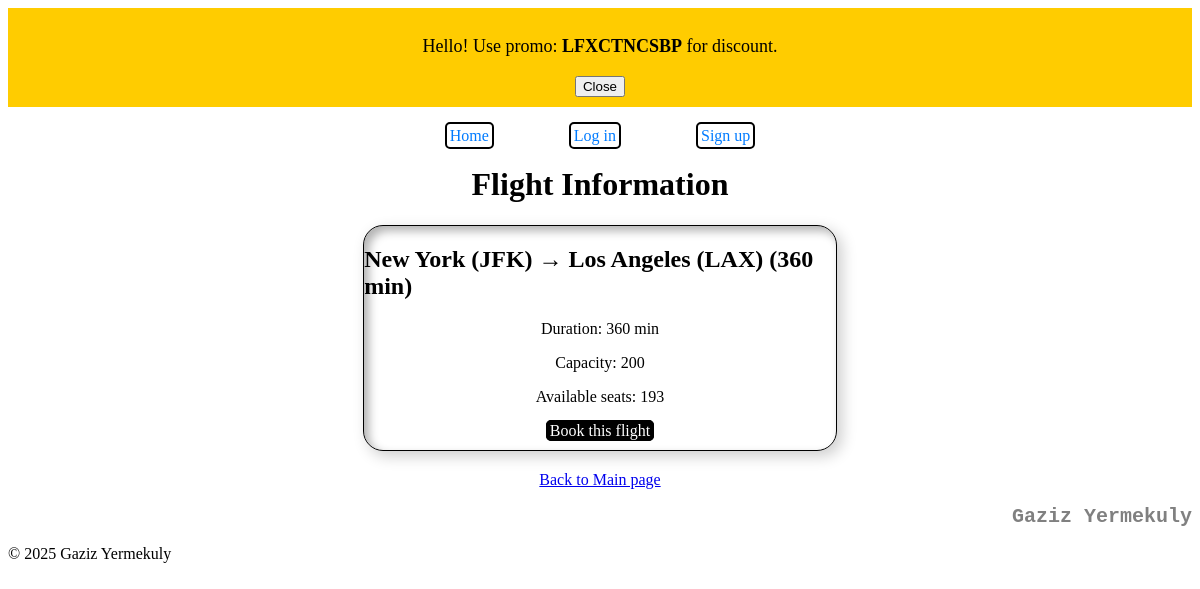
Screenshot of /flights/1/ with the database file from the repository.
### flights/models.py (models this page shows)
class Flight(models.Model):
    origin = models.ForeignKey(Airport, on_delete=models.CASCADE, related_name="departures")
    destination = models.ForeignKey(Airport, on_delete=models.CASCADE, related_name="arrivals")
    duration = models.IntegerField()
    capacity = models.IntegerField()
    def available_seats(self):
        return self.capacity - self.bookings.count()
    def __str__(self):
        return f"{self.origin} → {self.destination} ({self.duration} min)"

class Airport(models.Model):
    code = models.CharField(max_length=3, unique=True)
    city = models.CharField(max_length=64)
    def __str__(self):
        return f"{self.city} ({self.code})"

### flights/views.py (the view)
# urls.py: path("flights/<int:flight_id>/", views.flight_detail, name="flight_detail"),
def flight_detail(request, flight_id):
    flight = get_object_or_404(Flight, id=flight_id)
    return render(request, "flights/flight_detail.html", {"flight": flight})

### flights/templates/flights/flight_detail.html (shortened to what this page needs)
{% extends 'flights/base.html' %}
{% block content %}
<h1 class="flight-info">Flight Information</h1>
<div class="flight-list">
    <h2>{{ flight }}</h2>
<p>Duration: {{ flight.duration }} min</p>
<p>Capacity: {{ flight.capacity }}</p>
<p>Available seats: {{ flight.available_seats }}</p>
<a href="{% url 'book_flight' flight.id %}">Book this flight</a>
</div>
<p class="back-to-menu">
    <a href="{% url 'index' %}">Back to Main page</a>
</p>
<footer style="text-align: right;">
    <h2 style="font-family: 'Courier New', Courier, monospace;font-size: 20px;color: gray;">Gaziz Yermekuly</h2>
</footer>
{% endblock %}

### flights/templates/flights/flight_detail.html (style rules this page uses)
.flight-list { justify-content: center; align-items: center; justify-items: center; border: 1px solid black; margin: 20px 30% 20px 30%; border-radius: 20px; box-shadow: inset 5px 5px 10px rgba(0, 0, 0, 0.3), 5px 5px 15px rgba(0, 0, 0, 0.2); padding: 0 0 10px 0; }
.flight-list a { text-decoration: none; border: 1px solid black; margin: auto; padding: 1px 3px 1px 3px; border-radius: 5px; background-color: black; color: white; }
.back-to-menu,.flight-info { justify-content: center; align-items: center; justify-items: center; text-align: center; }

### rows the page displays
Flight: origin+destination+duration "New York (JFK) → Los Angeles (LAX) (360 min)", duration "360", capacity "200", available_seats "193"

### other values shown
{{ request.session.promo_code }} "LFXCTNCSBP"
